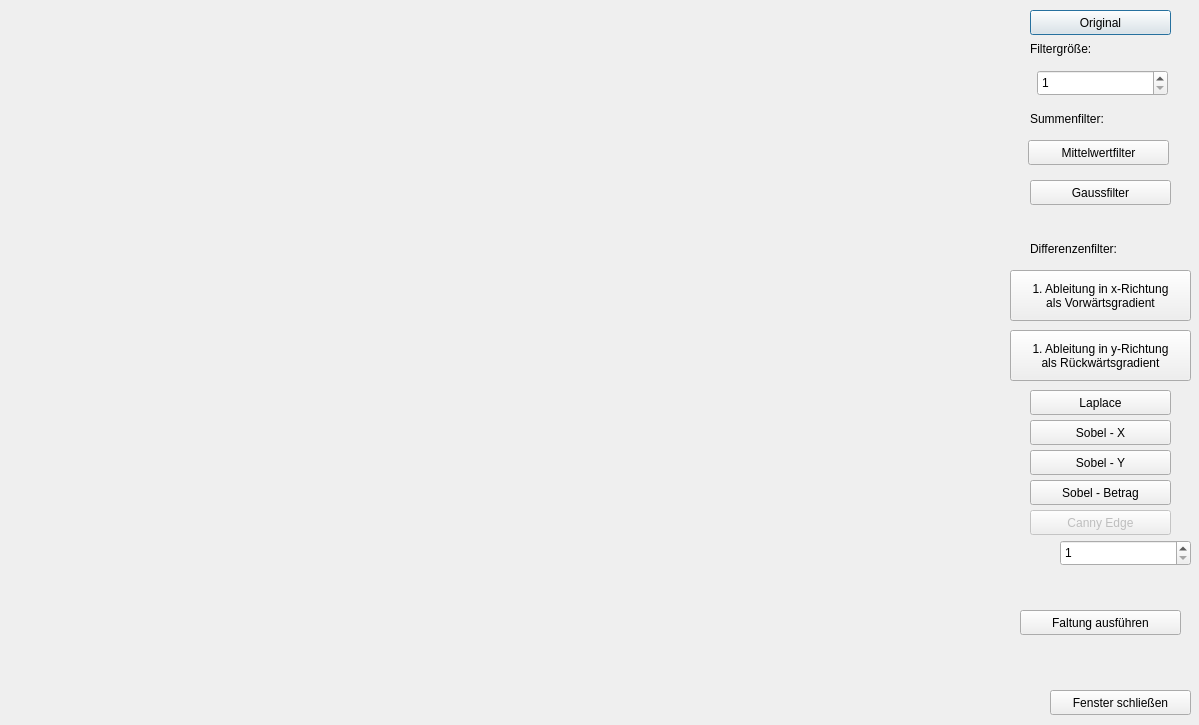
<?xml version="1.0" encoding="UTF-8"?>
<ui version="4.0">
 <class>ChallangeFour</class>
 <widget class="QDialog" name="ChallangeFour">
  <property name="geometry">
   <rect>
    <x>0</x>
    <y>0</y>
    <width>1199</width>
    <height>725</height>
   </rect>
  </property>
  <property name="windowTitle">
   <string>Dialog</string>
  </property>
  <widget class="QPushButton" name="btn_original">
   <property name="geometry">
    <rect>
     <x>1030</x>
     <y>10</y>
     <width>141</width>
     <height>25</height>
    </rect>
   </property>
   <property name="text">
    <string>Original</string>
   </property>
  </widget>
  <widget class="QPushButton" name="btn_mittelwertfilter">
   <property name="geometry">
    <rect>
     <x>1028</x>
     <y>140</y>
     <width>141</width>
     <height>25</height>
    </rect>
   </property>
   <property name="text">
    <string>Mittelwertfilter</string>
   </property>
  </widget>
  <widget class="QPushButton" name="btn_gaussfilter">
   <property name="geometry">
    <rect>
     <x>1030</x>
     <y>180</y>
     <width>141</width>
     <height>25</height>
    </rect>
   </property>
   <property name="text">
    <string>Gaussfilter</string>
   </property>
  </widget>
  <widget class="QSpinBox" name="spin_filterSize">
   <property name="geometry">
    <rect>
     <x>1037</x>
     <y>70</y>
     <width>131</width>
     <height>26</height>
    </rect>
   </property>
   <property name="minimum">
    <number>1</number>
   </property>
   <property name="maximum">
    <number>99</number>
   </property>
   <property name="singleStep">
    <number>2</number>
   </property>
  </widget>
  <widget class="ImageElement" name="img_original" native="true">
   <property name="geometry">
    <rect>
     <x>10</x>
     <y>10</y>
     <width>491</width>
     <height>571</height>
    </rect>
   </property>
  </widget>
  <widget class="QPushButton" name="btn_close">
   <property name="geometry">
    <rect>
     <x>1050</x>
     <y>690</y>
     <width>141</width>
     <height>25</height>
    </rect>
   </property>
   <property name="text">
    <string>Fenster schließen</string>
   </property>
  </widget>
  <widget class="QLabel" name="lbl_summenfilter">
   <property name="geometry">
    <rect>
     <x>1030</x>
     <y>110</y>
     <width>111</width>
     <height>17</height>
    </rect>
   </property>
   <property name="text">
    <string>Summenfilter:</string>
   </property>
  </widget>
  <widget class="QLabel" name="lbl_differenzenfilter">
   <property name="geometry">
    <rect>
     <x>1030</x>
     <y>240</y>
     <width>131</width>
     <height>17</height>
    </rect>
   </property>
   <property name="text">
    <string>Differenzenfilter:</string>
   </property>
  </widget>
  <widget class="QPushButton" name="btn_x_frontGradient">
   <property name="geometry">
    <rect>
     <x>1010</x>
     <y>270</y>
     <width>181</width>
     <height>51</height>
    </rect>
   </property>
   <property name="text">
    <string>1. Ableitung in x-Richtung
als Vorwärtsgradient</string>
   </property>
  </widget>
  <widget class="QPushButton" name="btn_y_backGradient">
   <property name="geometry">
    <rect>
     <x>1010</x>
     <y>330</y>
     <width>181</width>
     <height>51</height>
    </rect>
   </property>
   <property name="text">
    <string>1. Ableitung in y-Richtung
als Rückwärtsgradient</string>
   </property>
  </widget>
  <widget class="QPushButton" name="btn_laplace">
   <property name="geometry">
    <rect>
     <x>1030</x>
     <y>390</y>
     <width>141</width>
     <height>25</height>
    </rect>
   </property>
   <property name="text">
    <string>Laplace</string>
   </property>
  </widget>
  <widget class="QPushButton" name="btn_sobelX">
   <property name="geometry">
    <rect>
     <x>1030</x>
     <y>420</y>
     <width>141</width>
     <height>25</height>
    </rect>
   </property>
   <property name="text">
    <string>Sobel - X</string>
   </property>
  </widget>
  <widget class="QPushButton" name="btn_sobelY">
   <property name="geometry">
    <rect>
     <x>1030</x>
     <y>450</y>
     <width>141</width>
     <height>25</height>
    </rect>
   </property>
   <property name="text">
    <string>Sobel - Y</string>
   </property>
  </widget>
  <widget class="QPushButton" name="btn_sobelBetrag">
   <property name="geometry">
    <rect>
     <x>1030</x>
     <y>480</y>
     <width>141</width>
     <height>25</height>
    </rect>
   </property>
   <property name="text">
    <string>Sobel - Betrag</string>
   </property>
  </widget>
  <widget class="QPushButton" name="btn_cannyEdge">
   <property name="enabled">
    <bool>false</bool>
   </property>
   <property name="geometry">
    <rect>
     <x>1030</x>
     <y>510</y>
     <width>141</width>
     <height>25</height>
    </rect>
   </property>
   <property name="text">
    <string>Canny Edge</string>
   </property>
  </widget>
  <widget class="QLabel" name="label">
   <property name="geometry">
    <rect>
     <x>1030</x>
     <y>40</y>
     <width>101</width>
     <height>17</height>
    </rect>
   </property>
   <property name="text">
    <string>Filtergröße:</string>
   </property>
  </widget>
  <widget class="QSpinBox" name="spin_cannyEdgeThreshold">
   <property name="geometry">
    <rect>
     <x>1060</x>
     <y>540</y>
     <width>131</width>
     <height>26</height>
    </rect>
   </property>
   <property name="minimum">
    <number>1</number>
   </property>
   <property name="maximum">
    <number>100</number>
   </property>
   <property name="singleStep">
    <number>1</number>
   </property>
  </widget>
  <widget class="ImageElement" name="img_bearbeitet" native="true">
   <property name="geometry">
    <rect>
     <x>510</x>
     <y>10</y>
     <width>491</width>
     <height>571</height>
    </rect>
   </property>
  </widget>
  <widget class="QPushButton" name="pushButton">
   <property name="geometry">
    <rect>
     <x>1020</x>
     <y>610</y>
     <width>161</width>
     <height>25</height>
    </rect>
   </property>
   <property name="text">
    <string>Faltung ausführen</string>
   </property>
  </widget>
 </widget>
 <customwidgets>
  <customwidget>
   <class>ImageElement</class>
   <extends>QWidget</extends>
   <header>imageelement.h</header>
   <container>1</container>
  </customwidget>
 </customwidgets>
 <resources/>
 <connections/>
</ui>
